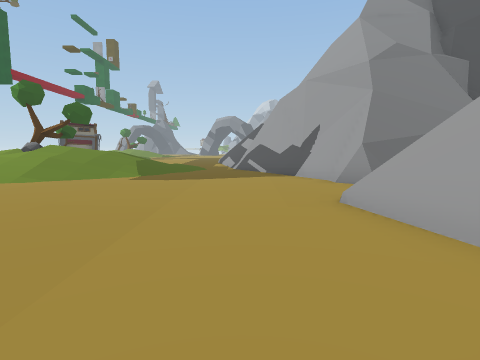
View 1 (above)

16 first-person views from a walk through a 3-D level made in the Unity game engine. The camera is 1.5 m above the floor, tilts 6° down and sees 80° across. The floor is counted in squares, 2 m on a side. Each view is taken from the middle of a square. On the plan, view 1 faces up. The plan holds only what a view shows up to about 10 squares ahead; the rest is blank. The place goes on beyond the plan. The player is left out. Some surface patterns are stand-ins.

View 2
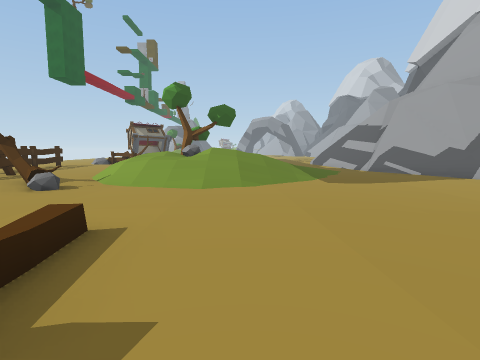

View 3
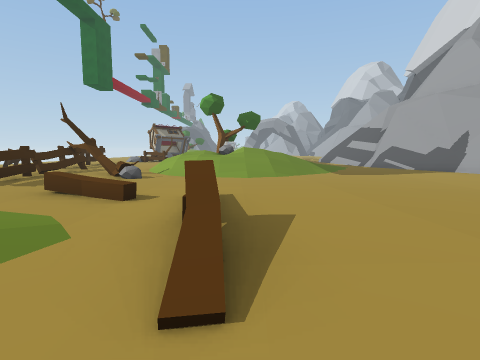

View 4
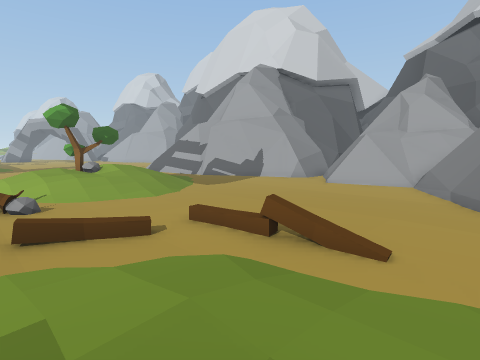

View 5
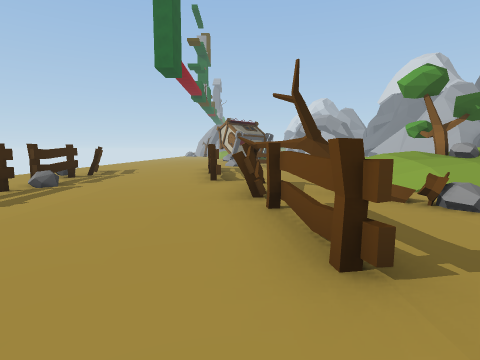

View 6
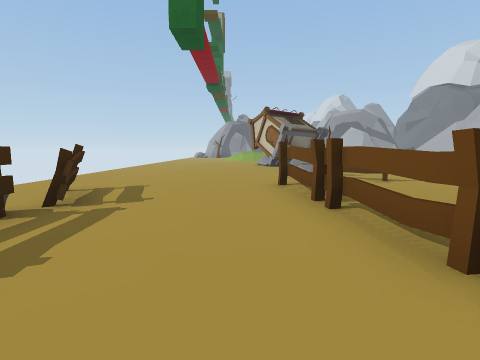

View 7
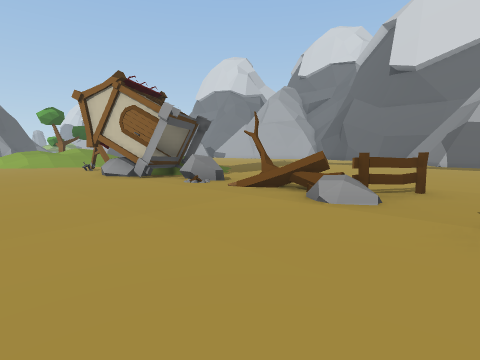

View 8
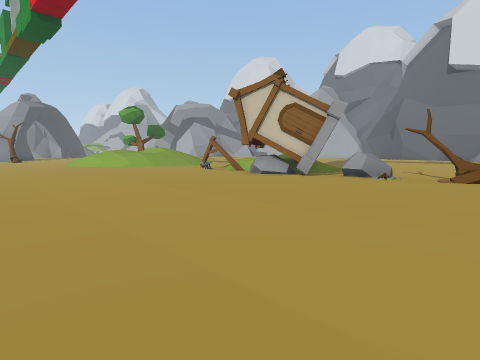

View 9
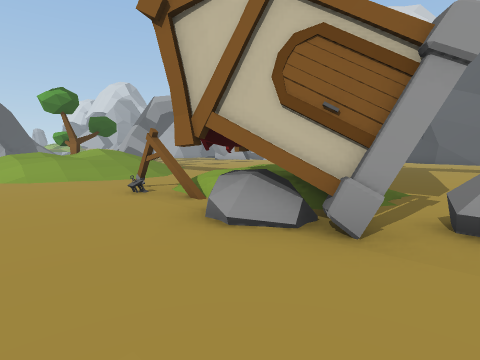

View 10
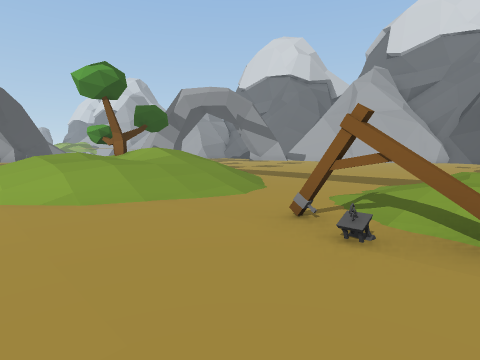

View 11
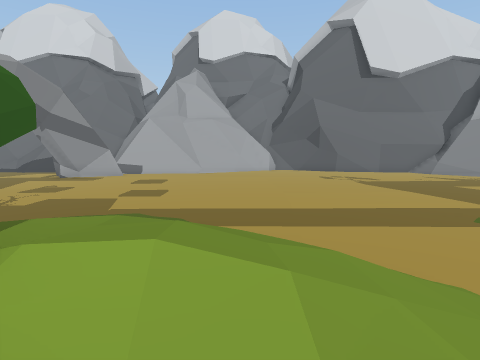

View 12
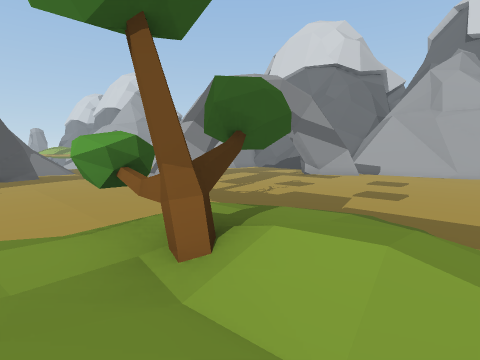

View 13
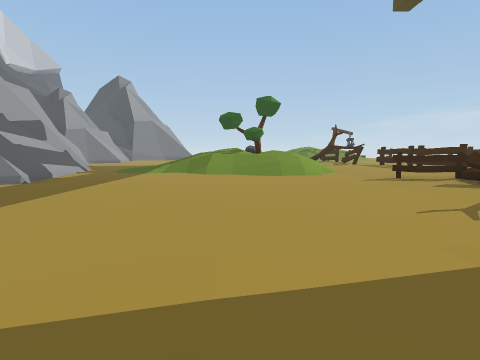

View 14
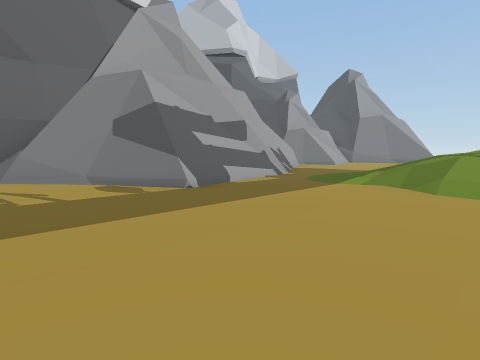

View 15
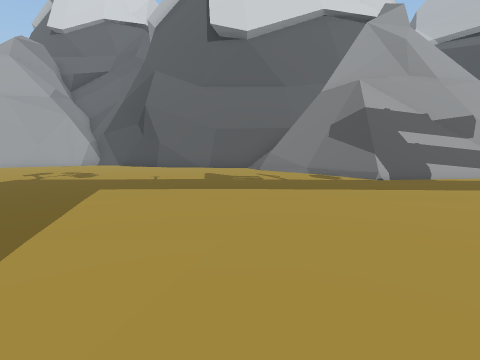

View 16
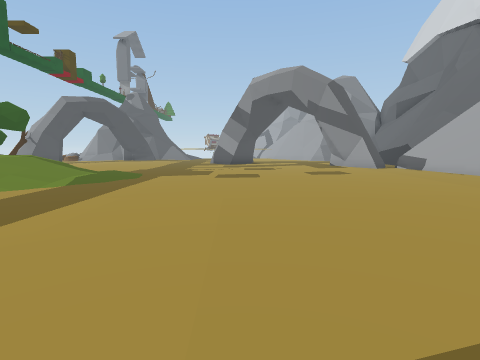

### Floor plan
Key: @ floor where view 1 was taken; # wall or solid block; x gap in a wall; . main floor; : floor 0.25 m higher than the main floor; + floor 0.5 m higher than the main floor; * floor 1.5 m higher than the main floor; / step, stairs or slope; = window, fence, low wall or low ledge; ^ raised ledge; T tree; F fence; L lantern; H house; O other object.
Columns run from 19 left of view 1 to 4 right of it. Each row starts with its distance up from view 1.
 34       /.    .....
 33       //    .......::..^
 32       /T////.......::..
 31       /TT///.......::..
 30      ///////.......::.
 29     ///////........::
 28  .. .//////.......::
 27  .....////........::
 26  ................::::.
 25  .....:////....:::::..
 24  ....:L#//  ...:::::..
 23  ....::x//   .::::::..
 22  ...:::HH    .::::::..
 21 ...:::#HH//..:::::::..
 20 ...::::H.....:::::::..
 19 ...::::#^....:::::::.
 18 ...:::::.....:::::::..##
 17 ...::::+T....::::::.###
 16 ...:::::#....:::::/####
 15 ...::::FF....:::..#///
 14 ....:::::F........///###
 13 ..F.::#::..////....//#
 12 ..F.::#::.////////./^
 11 ..F.::#::.  T*////./#
 10 ..#.::#::.//TT////./#
  9  .#.::=::.///////...##
  8   #=:::#::///////....##
  7     :::#TT./////......##
  6     .::x:.O.///.......#
  5     .::##.............
  4      :::#............=
  3       :::.^#..:....../
  2        : ...#.::...../
  1          ///.#::.....
  0          ///.=:::..@##
 -1           //./::..###
 -2          ////.::

Positions as (right, up) in squares from view 1, and headings:
1: (0, 0), facing up
2: (-5, 0), facing up
3: (-6, -2), facing up
4: (-10, -2), facing up-right
5: (-12, 2), facing up
6: (-14, 7), facing up
7: (-16, 13), facing up-right
8: (-19, 16), facing up-right
9: (-15, 19), facing up-right
10: (-15, 23), facing up-right
11: (-13, 29), facing right
12: (-13, 29), facing up-right
13: (-6, 22), facing down
14: (-6, 19), facing down-right
15: (-8, 19), facing right
16: (-4, 23), facing up
